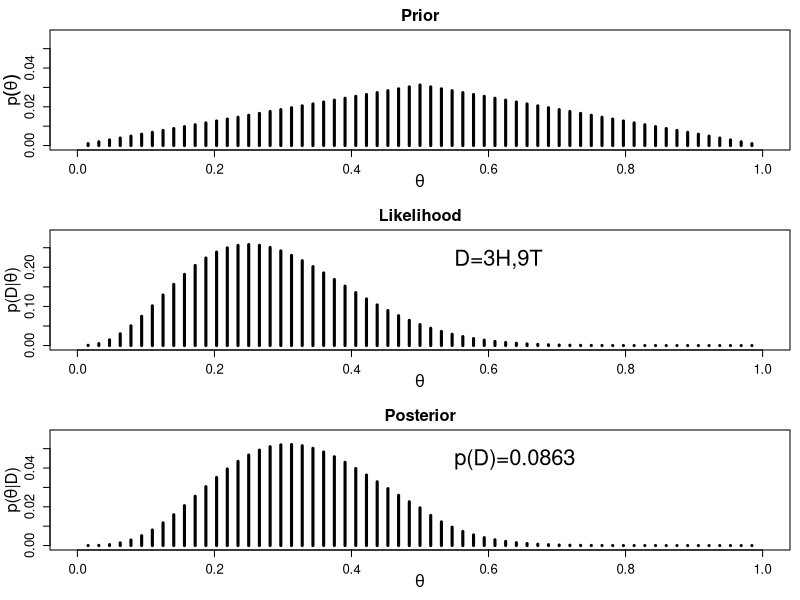

The R source for this figure:
#!/usr/bin/env Rscript

#------------------------------------------------------------------------
# First define the number of theta values
# Recall that theta is our model parameter
#------------------------------------------------------------------------

n_theta_values = 63

#------------------------------------------------------------------------
# Now make a sequence of those theta values
#------------------------------------------------------------------------

theta = seq ( from = 1./(n_theta_values+1), to = n_theta_values/(n_theta_values+1), by = 1./(n_theta_values+1))

#------------------------------------------------------------------------
# Now define our priors on theta: p(theta)
# "pmin" makes a triangle distribution
# We have to unit-normalize our priors
#------------------------------------------------------------------------

prior = pmin ( theta, 1 - theta )
prior = prior / sum (prior)

#------------------------------------------------------------------------
# Now for our data.  Also introducing conditional sums.
#------------------------------------------------------------------------

data = c(1,1,1,0,0,0,0,0,0,0,0,0)

n_data  = length ( data )
n_heads = sum ( data == 1 )
n_tails = sum ( data == 0 )

#------------------------------------------------------------------------
# Calculate likelihood sequence: p(data|theta)
# Likelihood sequence = "likelihood of seeing this data, given a value of theta"
#------------------------------------------------------------------------

likelihood = choose(n_data, n_heads) * (theta ^ n_heads) * ((1. - theta ) ^ n_tails)

#------------------------------------------------------------------------
# Calculate the "evidence" scalar: p(data)
# evidence is the sum/integral of "the likelihood for a given prior",
# summed/integrated over all possible priors
#
# This is essentially the "denominator" of Bayes' Law
#------------------------------------------------------------------------

evidence = sum ( likelihood * prior )

#------------------------------------------------------------------------
# Now do Bayes' Law!
#
# Get the posterior sequence: p(theta|data)
# Posterior sequence = "likelihood of this theta being correct, given this data"
#------------------------------------------------------------------------

posterior = likelihood * prior / evidence

#------------------------------------------------------------------------
# Plot everything.  
#------------------------------------------------------------------------

# Make a window first.

pdf("plots/plot_bayes.pdf")
layout( matrix( c(1,2,3), nrow=3, ncol =1, byrow=FALSE))

par(mar=c(3,3,1,0)) # number of margin lines: bottom,left,top,right
par(mgp=c(2,1,0)) # which margin lines to use for labels
par(mai=c(0.5,0.5,0.3,0.1)) # margin size in inches: bottom,left,top,right

# Plot the prior

plot(theta, prior, type="h", lwd=3, main="Prior",
     xlim=c(0,1), xlab=bquote(theta),
     ylim=c(0,1.1*max(posterior)), ylab=bquote(p(theta)),
         cex.axis=1.2, cex.lab=1.5, cex.main = 1.5 )

# Plot the likelihood

plot(theta, likelihood, type="h", lwd=3, main="Likelihood",
     xlim=c(0,1), xlab=bquote(theta),
     ylim=c(0,1.1*max(likelihood)), ylab=bquote(paste("p(D|",theta,")")),
     cex.axis=1.2, cex.lab=1.5, cex.main = 1.5 )

text(0.55, 0.85*max(likelihood), cex=2.0,
     bquote("D=" * .(n_heads) * "H," * .(n_tails) * "T"), adj=c(0,0.5))

# Plot the posterior

plot(theta, posterior, type="h", lwd=3, main="Posterior",
     xlim=c(0,1), xlab=bquote(theta),
     ylim=c(0,1.1*max(posterior)), ylab=bquote(paste("p(",theta,"|D)")),
     cex.axis=1.2, cex.lab=1.5, cex.main = 1.5 )

text(0.55, 0.85*max(posterior), cex=2.0,
     bquote("p(D)=" * .(signif(evidence,3))), adj=c(0,0.5))

graphics.off()
     
